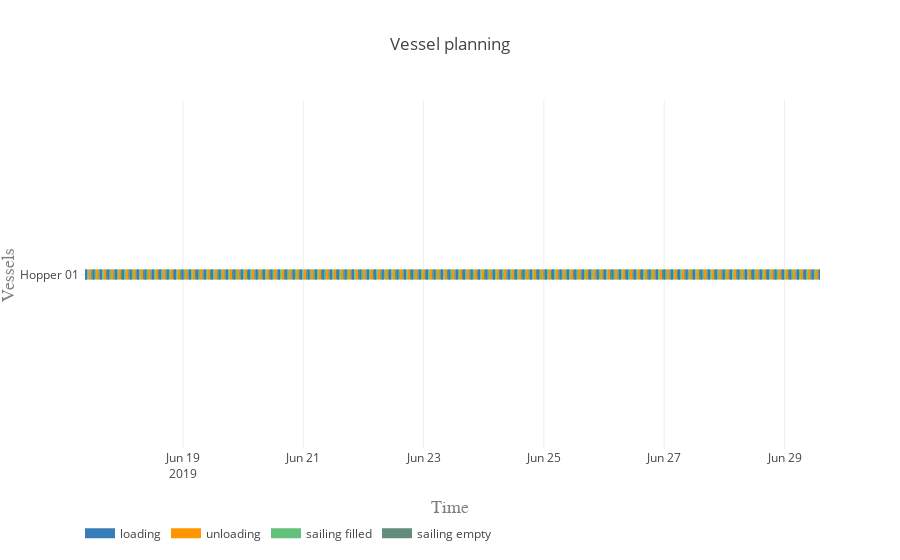

Notebook cell for this chart:
### Markdown cell above
#### Vessel planning

### Code cell
vessels = [hopper]

activities = ['loading', 'unloading', 'sailing filled', 'sailing empty']
colors = {0:'rgb(55,126,184)', 1:'rgb(255,150,0)', 2:'rgb(98, 192, 122)', 3:'rgb(98, 141, 122)'}

plot.vessel_planning(vessels, activities, colors)

### Figure 1 — Plotly figure (JSON) as saved in the notebook; plotly's stock layout.template omitted (floating-point values rounded to 4 significant figures; data arrays with more than 128 entries replaced by an {"elided": "..."} marker saying what was removed)
{"data": [{"connectgaps": false, "hoverinfo": "y+name", "line": {"color": "rgb(55,126,184)", "width": 10}, "mode": "lines", "name": "loading", "type": "scatter", "uid": "570ab5b3-0f30-4d3e-ab71-235459a13ba2", "x": {"elided": "1000 str values"}, "y": {"elided": "1000 str values"}}, {"connectgaps": false, "hoverinfo": "y+name", "line": {"color": "rgb(255,150,0)", "width": 10}, "mode": "lines", "name": "unloading", "type": "scatter", "uid": "f651e085-8146-4921-9292-684b304a514d", "x": {"elided": "1000 str values"}, "y": {"elided": "1000 str values"}}, {"connectgaps": false, "hoverinfo": "y+name", "line": {"color": "rgb(98, 192, 122)", "width": 10}, "mode": "lines", "name": "sailing filled", "type": "scatter", "uid": "3ba30e1f-ce9d-46de-bb06-66df8fdad73b", "x": {"elided": "500 str values"}, "y": {"elided": "500 str values"}}, {"connectgaps": false, "hoverinfo": "y+name", "line": {"color": "rgb(98, 141, 122)", "width": 10}, "mode": "lines", "name": "sailing empty", "type": "scatter", "uid": "d85717bf-1e49-4177-9495-ca92344e832e", "x": {"elided": "495 str values"}, "y": {"elided": "495 str values"}}], "layout": {"hovermode": "closest", "legend": {"orientation": "h", "x": 0, "y": -0.2}, "title": "Vessel planning", "xaxis": {"range": ["2019-06-17 06:55:17", "2019-06-29 14:09:39.511561"], "title": "Time", "titlefont": {"color": "#7f7f7f", "family": "Courier New, monospace", "size": 18}}, "yaxis": {"title": "Vessels", "titlefont": {"color": "#7f7f7f", "family": "Courier New, monospace", "size": 18}}}}
